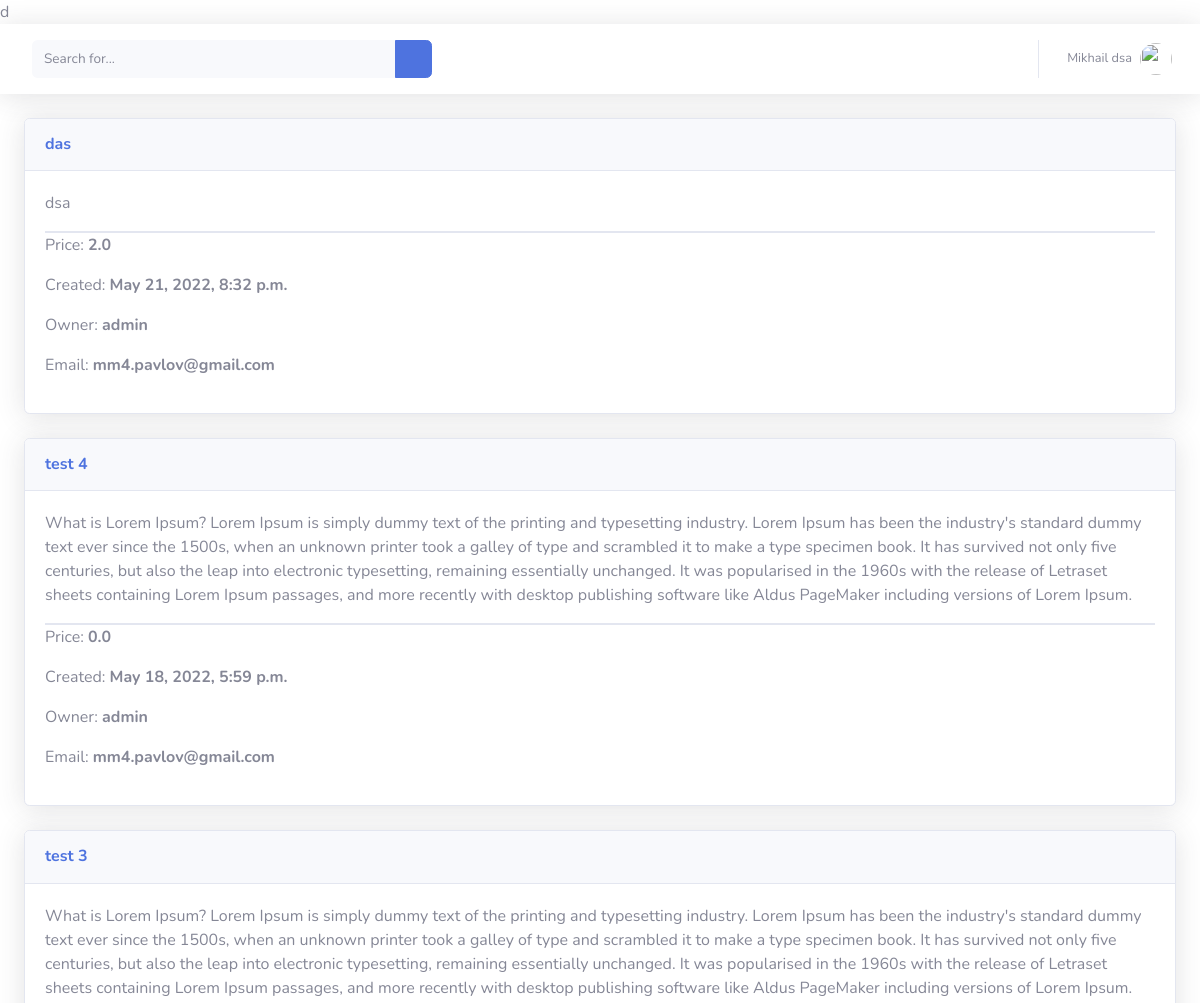
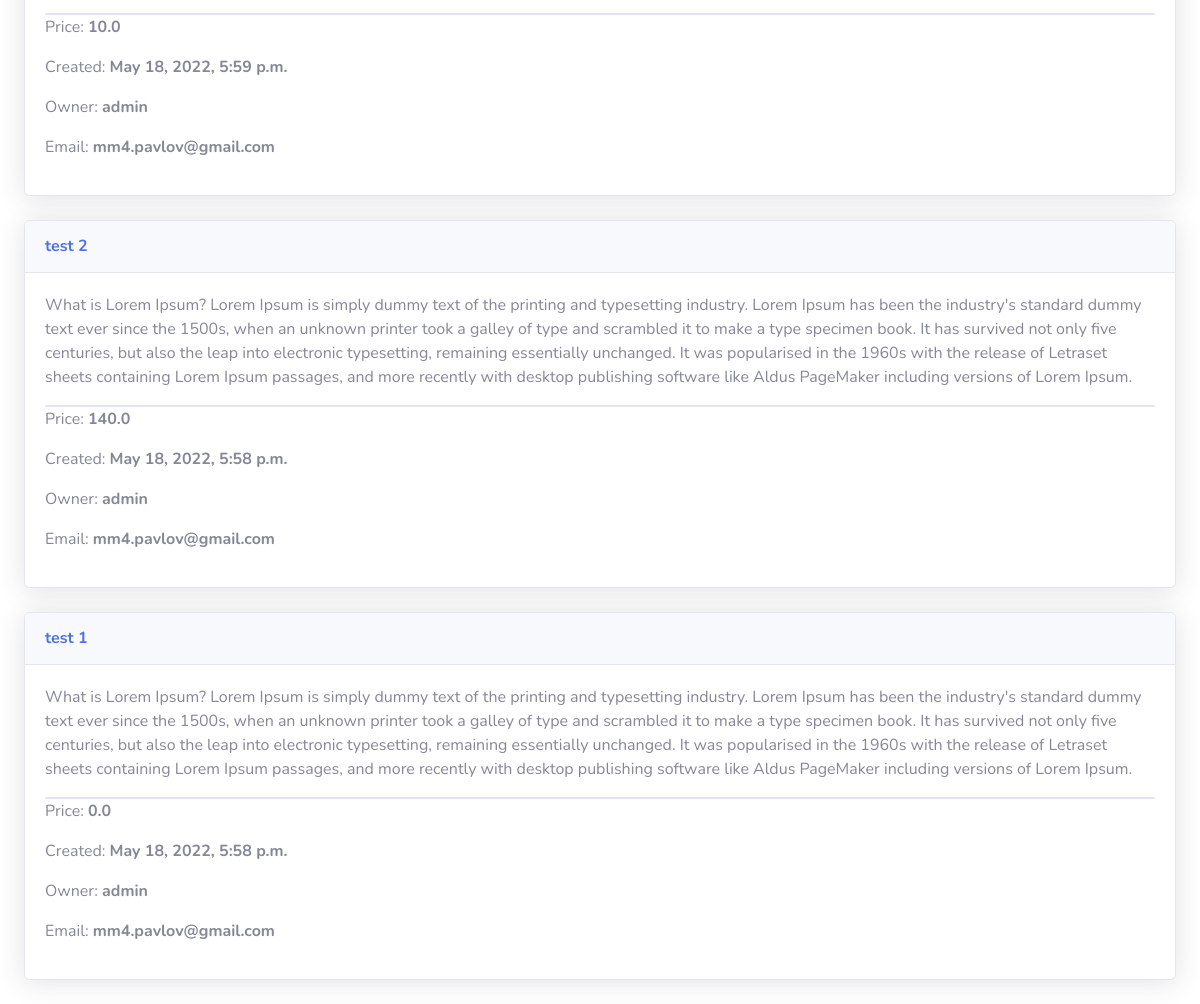
The app's page / (signed in) with its own data (2 pictures, top to bottom).
### mainapp/models.py (models this page shows, shortened)
class Post(models.Model):
    title = models.CharField(max_length=255, default='')
    text = models.TextField()
    price = models.FloatField(default=0)
    owner = models.ForeignKey(User, on_delete=models.CASCADE)
    created_dt = models.DateTimeField(auto_now=True)

### mainapp/views.py (the view)
# urls.py: path('', MainPageView.as_view()),
class MainPageView(View):
    def get(self, request):
        context = {
            'posts': Post.objects.all().order_by('-id')
        }
        return render(request, 'main_page.html', context)

### templates/main_page.html
{% extends 'base.html' %}
{% block body %}
    <div>
        <div id="content-wrapper" class="d-flex flex-column">
            <div id="content">
                {% include 'topbar.html' %}
                <div class="col-xl-12">
                    <div class="col-xl-12 col-lg-7">
                    {% for post in posts %}
                        <div class="card shadow mb-4">
                            <div class="card-header py-3 d-flex flex-row align-items-center justify-content-between">
                                <h6 class="m-0 font-weight-bold text-primary">{{ post.title }}</h6>
                            </div>
                            <div class="card-body">
                                <p>{{ post.text }}</p>
                                <div class="border"></div>
                                <p>Price: <b>{{ post.price }}</b></p>
                                <p>Created: <b>{{ post.created_dt }}</b></p>
                                <p>Owner: <b>{{ post.owner }}</b></p>
                                <p>Email: <b>{{ post.owner.email }}</b></p>
                            </div>
                        </div>
                        {% endfor %}
                    </div>
                </div>
            </div>
        </div>
    </div>
{% endblock %}

### templates/base.html (shortened to what this page needs)
{% load static %}
<!DOCTYPE html>
<html lang="en">
<head>
    <link href="{% static 'vendor/fontawesome-free/css/all.min.css' %}" rel="stylesheet" type="text/css">
    <link href="{% static 'css/sb-admin-2.min.css' %}" rel="stylesheet">
</head>
<body>d
    {% block body %}
    {% endblock %}
</body>
</html>

### templates/topbar.html (shortened to what this page needs)
{% load static %}
<nav class="navbar navbar-expand navbar-light bg-white topbar mb-4 static-top shadow">
    <form
        class="d-none d-sm-inline-block form-inline mr-auto ml-md-3 my-2 my-md-0 mw-100 navbar-search">
        <div class="input-group">
            <input type="text" class="form-control bg-light border-0 small" placeholder="Search for..."
                aria-label="Search" aria-describedby="basic-addon2">
            <div class="input-group-append">
                <button class="btn btn-primary" type="button">
                    <i class="fas fa-search fa-sm"></i>
                </button>
            </div>
        </div>
    </form>
    <ul class="navbar-nav ml-auto">
        {% if request.user.is_anonymous %}
        {% else %}
        <li class="nav-item dropdown no-arrow">
            <a class="nav-link dropdown-toggle" href="#" id="userDropdown" role="button"
                data-toggle="dropdown" aria-haspopup="true" aria-expanded="false">
                <span class="mr-2 d-none d-lg-inline text-gray-600 small">{{ request.user.get_full_name }}</span>
                <img class="img-profile rounded-circle"
                    src="{% static 'img/undraw_profile.svg' %}">
            </a>
        </li>
        {% endif %}
    </ul>
</nav>

### records on screen
Post: title "das", text "dsa", price "2.0", created_dt "May 21, 2022, 8:32 p.m.", owner "admin", owner.email "mm4.pavlov@gmail.com"
Post: title "test 4", text "What is Lorem Ipsum? Lorem Ipsum is simply dummy text of the printing and typesetting industry. Lorem Ipsum has been the industry's standard dummy text ever since the 1500s, when an unknown printer took a galley of type and scrambled it to make a type specimen book. It has survived not only five centuries, but also the leap into electronic typesetting, remaining essentially unchanged. It was popularised in the 1960s with the release of Letraset sheets containing Lorem Ipsum passages, and more recently with desktop publishing software like Aldus PageMaker including versions of Lorem Ipsum.", price "0.0", created_dt "May 18, 2022, 5:59 p.m.", owner "admin", owner.email "mm4.pavlov@gmail.com"
Post: title "test 3", text "What is Lorem Ipsum? Lorem Ipsum is simply dummy text of the printing and typesetting industry. Lorem Ipsum has been the industry's standard dummy text ever since the 1500s, when an unknown printer took a galley of type and scrambled it to make a type specimen book. It has survived not only five centuries, but also the leap into electronic typesetting, remaining essentially unchanged. It was popularised in the 1960s with the release of Letraset sheets containing Lorem Ipsum passages, and more recently with desktop publishing software like Aldus PageMaker including versions of Lorem Ipsum.", price "10.0", created_dt "May 18, 2022, 5:59 p.m.", owner "admin", owner.email "mm4.pavlov@gmail.com"
Post: title "test 2", text "What is Lorem Ipsum? Lorem Ipsum is simply dummy text of the printing and typesetting industry. Lorem Ipsum has been the industry's standard dummy text ever since the 1500s, when an unknown printer took a galley of type and scrambled it to make a type specimen book. It has survived not only five centuries, but also the leap into electronic typesetting, remaining essentially unchanged. It was popularised in the 1960s with the release of Letraset sheets containing Lorem Ipsum passages, and more recently with desktop publishing software like Aldus PageMaker including versions of Lorem Ipsum.", price "140.0", created_dt "May 18, 2022, 5:58 p.m.", owner "admin", owner.email "mm4.pavlov@gmail.com"
Post: title "test 1", text "What is Lorem Ipsum? Lorem Ipsum is simply dummy text of the printing and typesetting industry. Lorem Ipsum has been the industry's standard dummy text ever since the 1500s, when an unknown printer took a galley of type and scrambled it to make a type specimen book. It has survived not only five centuries, but also the leap into electronic typesetting, remaining essentially unchanged. It was popularised in the 1960s with the release of Letraset sheets containing Lorem Ipsum passages, and more recently with desktop publishing software like Aldus PageMaker including versions of Lorem Ipsum.", price "0.0", created_dt "May 18, 2022, 5:58 p.m.", owner "admin", owner.email "mm4.pavlov@gmail.com"

### other values on screen
{{ request.user.get_full_name }} "Mikhail dsa"
